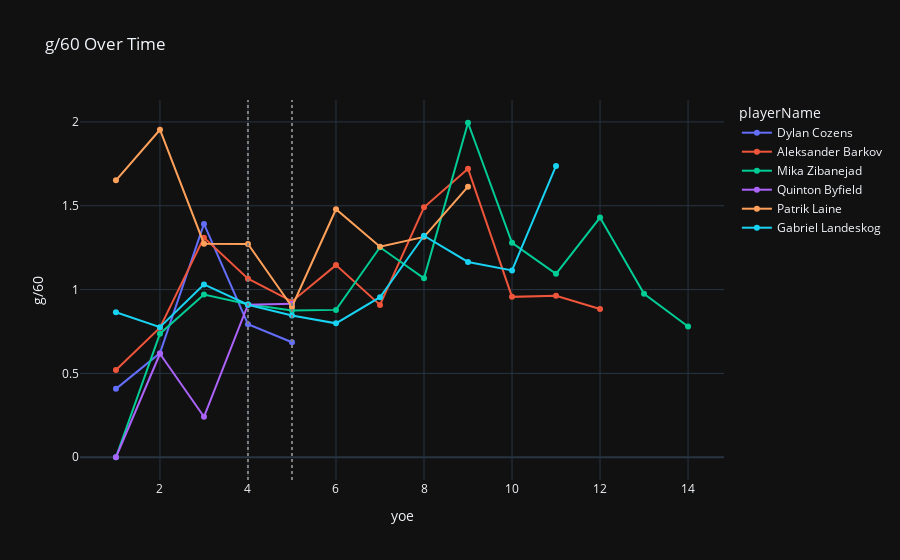
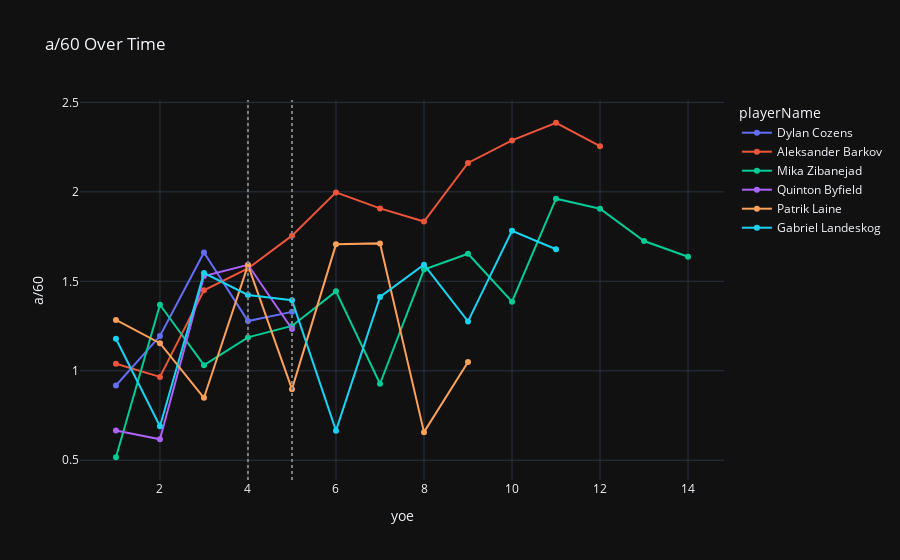
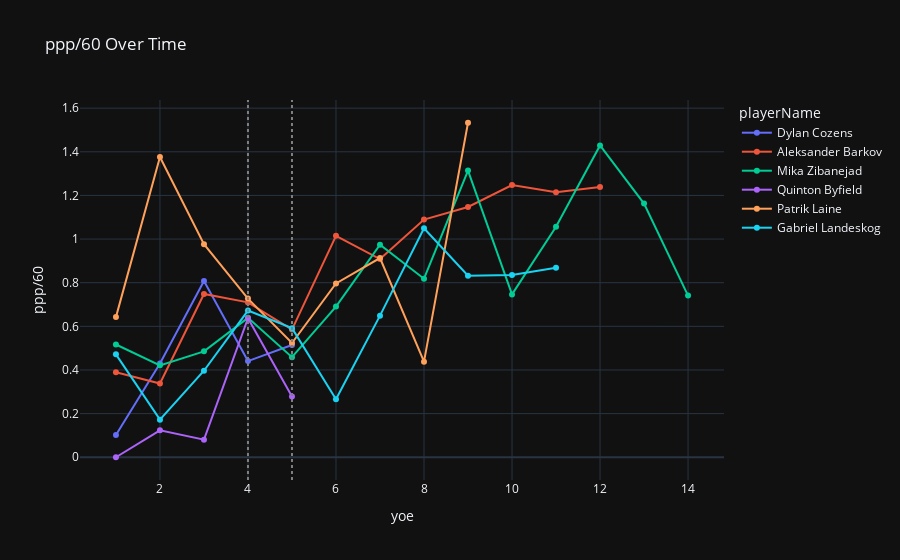

Write notebook code for charts like these, in order.
### Code cell
POSITION = "forwards" # {forwards, defensemen, goalies}
INPUT = "Cozens"
TIME_COL = "yoe"
LOOKBACK = 2
NUM_NEIGHBORS = 5

NBRS_DF, TIME_VALS = runner(POSITION, INPUT, TIME_COL, LOOKBACK, NUM_NEIGHBORS)
NBRS_DF = NBRS_DF.sort_values([TIME_COL])

def plot_stat(df, time_vals, stat):
    fig = px.line(
        data_frame=df,
        x=TIME_COL,
        y=stat,
        color="playerName",
        markers=True,
        labels={TIME_COL: TIME_COL, stat: stat},
        title=f"{stat} Over Time"
    )
    for s in time_vals:
        fig.add_vline(x=s, line_dash='dot', line_color='gray')


    fig.show()

plot_stat(NBRS_DF, TIME_VALS, "g/60")
plot_stat(NBRS_DF, TIME_VALS, "a/60")
plot_stat(NBRS_DF, TIME_VALS, "ppp/60")

### Figure 1 — Plotly figure (JSON) as saved in the notebook; plotly's stock layout.template omitted (floating-point values rounded to 4 significant figures)
{"data": [{"hovertemplate": "playerName=Dylan Cozens<br>yoe=%{x}<br>g/60=%{y}<extra></extra>", "legendgroup": "Dylan Cozens", "line": {"color": "#636efa", "dash": "solid"}, "marker": {"symbol": "circle"}, "mode": "lines+markers", "name": "Dylan Cozens", "orientation": "v", "showlegend": true, "type": "scatter", "x": [1, 2, 3, 4, 5], "xaxis": "x", "y": [0.4079, 0.621, 1.392, 0.7933, 0.6861], "yaxis": "y"}, {"hovertemplate": "playerName=Aleksander Barkov<br>yoe=%{x}<br>g/60=%{y}<extra></extra>", "legendgroup": "Aleksander Barkov", "line": {"color": "#EF553B", "dash": "solid"}, "marker": {"symbol": "circle"}, "mode": "lines+markers", "name": "Aleksander Barkov", "orientation": "v", "showlegend": true, "type": "scatter", "x": [1, 2, 3, 4, 5, 6, 7, 8, 9, 10, 11, 12], "xaxis": "x", "y": [0.5198, 0.7726, 1.31, 1.065, 0.9293, 1.146, 0.9083, 1.49, 1.72, 0.9565, 0.9629, 0.8845], "yaxis": "y"}, {"hovertemplate": "playerName=Mika Zibanejad<br>yoe=%{x}<br>g/60=%{y}<extra></extra>", "legendgroup": "Mika Zibanejad", "line": {"color": "#00cc96", "dash": "solid"}, "marker": {"symbol": "circle"}, "mode": "lines+markers", "name": "Mika Zibanejad", "orientation": "v", "showlegend": true, "type": "scatter", "x": [1, 2, 3, 4, 5, 6, 7, 8, 9, 10, 11, 12, 13, 14], "xaxis": "x", "y": [0.0, 0.7371, 0.9707, 0.9128, 0.8755, 0.8789, 1.252, 1.067, 1.995, 1.279, 1.094, 1.429, 0.9752, 0.7798], "yaxis": "y"}, {"hovertemplate": "playerName=Quinton Byfield<br>yoe=%{x}<br>g/60=%{y}<extra></extra>", "legendgroup": "Quinton Byfield", "line": {"color": "#ab63fa", "dash": "solid"}, "marker": {"symbol": "circle"}, "mode": "lines+markers", "name": "Quinton Byfield", "orientation": "v", "showlegend": true, "type": "scatter", "x": [1, 2, 3, 4, 5], "xaxis": "x", "y": [0.0, 0.6173, 0.2414, 0.91, 0.9151], "yaxis": "y"}, {"hovertemplate": "playerName=Patrik Laine<br>yoe=%{x}<br>g/60=%{y}<extra></extra>", "legendgroup": "Patrik Laine", "line": {"color": "#FFA15A", "dash": "solid"}, "marker": {"symbol": "circle"}, "mode": "lines+markers", "name": "Patrik Laine", "orientation": "v", "showlegend": true, "type": "scatter", "x": [1, 2, 3, 4, 5, 6, 7, 8, 9], "xaxis": "x", "y": [1.651, 1.953, 1.274, 1.272, 0.8974, 1.479, 1.255, 1.314, 1.614], "yaxis": "y"}, {"hovertemplate": "playerName=Gabriel Landeskog<br>yoe=%{x}<br>g/60=%{y}<extra></extra>", "legendgroup": "Gabriel Landeskog", "line": {"color": "#19d3f3", "dash": "solid"}, "marker": {"symbol": "circle"}, "mode": "lines+markers", "name": "Gabriel Landeskog", "orientation": "v", "showlegend": true, "type": "scatter", "x": [1, 2, 3, 4, 5, 6, 7, 8, 9, 10, 11], "xaxis": "x", "y": [0.8647, 0.7759, 1.031, 0.9097, 0.8451, 0.7986, 0.9544, 1.321, 1.165, 1.114, 1.737], "yaxis": "y"}], "layout": {"legend": {"title": {"text": "playerName"}, "tracegroupgap": 0}, "shapes": [{"line": {"color": "gray", "dash": "dot"}, "type": "line", "x0": 4, "x1": 4, "xref": "x", "y0": 0, "y1": 1, "yref": "y domain"}, {"line": {"color": "gray", "dash": "dot"}, "type": "line", "x0": 5, "x1": 5, "xref": "x", "y0": 0, "y1": 1, "yref": "y domain"}], "title": {"text": "g/60 Over Time"}, "xaxis": {"anchor": "y", "domain": [0, 1], "title": {"text": "yoe"}}, "yaxis": {"anchor": "x", "domain": [0, 1], "title": {"text": "g/60"}}}}

### Figure 2 — Plotly figure (JSON) as saved in the notebook; plotly's stock layout.template omitted (floating-point values rounded to 4 significant figures)
{"data": [{"hovertemplate": "playerName=Dylan Cozens<br>yoe=%{x}<br>a/60=%{y}<extra></extra>", "legendgroup": "Dylan Cozens", "line": {"color": "#636efa", "dash": "solid"}, "marker": {"symbol": "circle"}, "mode": "lines+markers", "name": "Dylan Cozens", "orientation": "v", "showlegend": true, "type": "scatter", "x": [1, 2, 3, 4, 5], "xaxis": "x", "y": [0.9178, 1.194, 1.661, 1.278, 1.329], "yaxis": "y"}, {"hovertemplate": "playerName=Aleksander Barkov<br>yoe=%{x}<br>a/60=%{y}<extra></extra>", "legendgroup": "Aleksander Barkov", "line": {"color": "#EF553B", "dash": "solid"}, "marker": {"symbol": "circle"}, "mode": "lines+markers", "name": "Aleksander Barkov", "orientation": "v", "showlegend": true, "type": "scatter", "x": [1, 2, 3, 4, 5, 6, 7, 8, 9, 10, 11, 12], "xaxis": "x", "y": [1.04, 0.9658, 1.45, 1.572, 1.755, 1.997, 1.908, 1.834, 2.162, 2.287, 2.386, 2.255], "yaxis": "y"}, {"hovertemplate": "playerName=Mika Zibanejad<br>yoe=%{x}<br>a/60=%{y}<extra></extra>", "legendgroup": "Mika Zibanejad", "line": {"color": "#00cc96", "dash": "solid"}, "marker": {"symbol": "circle"}, "mode": "lines+markers", "name": "Mika Zibanejad", "orientation": "v", "showlegend": true, "type": "scatter", "x": [1, 2, 3, 4, 5, 6, 7, 8, 9, 10, 11, 12, 13, 14], "xaxis": "x", "y": [0.5168, 1.369, 1.031, 1.187, 1.251, 1.444, 0.9276, 1.565, 1.654, 1.386, 1.962, 1.906, 1.725, 1.638], "yaxis": "y"}, {"hovertemplate": "playerName=Quinton Byfield<br>yoe=%{x}<br>a/60=%{y}<extra></extra>", "legendgroup": "Quinton Byfield", "line": {"color": "#ab63fa", "dash": "solid"}, "marker": {"symbol": "circle"}, "mode": "lines+markers", "name": "Quinton Byfield", "orientation": "v", "showlegend": true, "type": "scatter", "x": [1, 2, 3, 4, 5], "xaxis": "x", "y": [0.6659, 0.6173, 1.529, 1.593, 1.233], "yaxis": "y"}, {"hovertemplate": "playerName=Patrik Laine<br>yoe=%{x}<br>a/60=%{y}<extra></extra>", "legendgroup": "Patrik Laine", "line": {"color": "#FFA15A", "dash": "solid"}, "marker": {"symbol": "circle"}, "mode": "lines+markers", "name": "Patrik Laine", "orientation": "v", "showlegend": true, "type": "scatter", "x": [1, 2, 3, 4, 5, 6, 7, 8, 9], "xaxis": "x", "y": [1.284, 1.154, 0.8492, 1.591, 0.8974, 1.707, 1.712, 0.6572, 1.049], "yaxis": "y"}, {"hovertemplate": "playerName=Gabriel Landeskog<br>yoe=%{x}<br>a/60=%{y}<extra></extra>", "legendgroup": "Gabriel Landeskog", "line": {"color": "#19d3f3", "dash": "solid"}, "marker": {"symbol": "circle"}, "mode": "lines+markers", "name": "Gabriel Landeskog", "orientation": "v", "showlegend": true, "type": "scatter", "x": [1, 2, 3, 4, 5, 6, 7, 8, 9, 10, 11], "xaxis": "x", "y": [1.179, 0.6897, 1.546, 1.424, 1.394, 0.6655, 1.412, 1.593, 1.276, 1.782, 1.679], "yaxis": "y"}], "layout": {"legend": {"title": {"text": "playerName"}, "tracegroupgap": 0}, "shapes": [{"line": {"color": "gray", "dash": "dot"}, "type": "line", "x0": 4, "x1": 4, "xref": "x", "y0": 0, "y1": 1, "yref": "y domain"}, {"line": {"color": "gray", "dash": "dot"}, "type": "line", "x0": 5, "x1": 5, "xref": "x", "y0": 0, "y1": 1, "yref": "y domain"}], "title": {"text": "a/60 Over Time"}, "xaxis": {"anchor": "y", "domain": [0, 1], "title": {"text": "yoe"}}, "yaxis": {"anchor": "x", "domain": [0, 1], "title": {"text": "a/60"}}}}

### Figure 3 — Plotly figure (JSON) as saved in the notebook; plotly's stock layout.template omitted (floating-point values rounded to 4 significant figures)
{"data": [{"hovertemplate": "playerName=Dylan Cozens<br>yoe=%{x}<br>ppp/60=%{y}<extra></extra>", "legendgroup": "Dylan Cozens", "line": {"color": "#636efa", "dash": "solid"}, "marker": {"symbol": "circle"}, "mode": "lines+markers", "name": "Dylan Cozens", "orientation": "v", "showlegend": true, "type": "scatter", "x": [1, 2, 3, 4, 5], "xaxis": "x", "y": [0.102, 0.4299, 0.8081, 0.4407, 0.5146], "yaxis": "y"}, {"hovertemplate": "playerName=Aleksander Barkov<br>yoe=%{x}<br>ppp/60=%{y}<extra></extra>", "legendgroup": "Aleksander Barkov", "line": {"color": "#EF553B", "dash": "solid"}, "marker": {"symbol": "circle"}, "mode": "lines+markers", "name": "Aleksander Barkov", "orientation": "v", "showlegend": true, "type": "scatter", "x": [1, 2, 3, 4, 5, 6, 7, 8, 9, 10, 11, 12], "xaxis": "x", "y": [0.3899, 0.338, 0.7485, 0.7098, 0.5851, 1.015, 0.9083, 1.089, 1.147, 1.248, 1.214, 1.238], "yaxis": "y"}, {"hovertemplate": "playerName=Mika Zibanejad<br>yoe=%{x}<br>ppp/60=%{y}<extra></extra>", "legendgroup": "Mika Zibanejad", "line": {"color": "#00cc96", "dash": "solid"}, "marker": {"symbol": "circle"}, "mode": "lines+markers", "name": "Mika Zibanejad", "orientation": "v", "showlegend": true, "type": "scatter", "x": [1, 2, 3, 4, 5, 6, 7, 8, 9, 10, 11, 12, 13, 14], "xaxis": "x", "y": [0.5168, 0.4212, 0.4853, 0.6389, 0.4586, 0.6906, 0.974, 0.8183, 1.314, 0.7463, 1.056, 1.429, 1.163, 0.7408], "yaxis": "y"}, {"hovertemplate": "playerName=Quinton Byfield<br>yoe=%{x}<br>ppp/60=%{y}<extra></extra>", "legendgroup": "Quinton Byfield", "line": {"color": "#ab63fa", "dash": "solid"}, "marker": {"symbol": "circle"}, "mode": "lines+markers", "name": "Quinton Byfield", "orientation": "v", "showlegend": true, "type": "scatter", "x": [1, 2, 3, 4, 5], "xaxis": "x", "y": [0.0, 0.1235, 0.08048, 0.637, 0.2785], "yaxis": "y"}, {"hovertemplate": "playerName=Patrik Laine<br>yoe=%{x}<br>ppp/60=%{y}<extra></extra>", "legendgroup": "Patrik Laine", "line": {"color": "#FFA15A", "dash": "solid"}, "marker": {"symbol": "circle"}, "mode": "lines+markers", "name": "Patrik Laine", "orientation": "v", "showlegend": true, "type": "scatter", "x": [1, 2, 3, 4, 5, 6, 7, 8, 9], "xaxis": "x", "y": [0.6422, 1.376, 0.9766, 0.7271, 0.5235, 0.7965, 0.9131, 0.4381, 1.533], "yaxis": "y"}, {"hovertemplate": "playerName=Gabriel Landeskog<br>yoe=%{x}<br>ppp/60=%{y}<extra></extra>", "legendgroup": "Gabriel Landeskog", "line": {"color": "#19d3f3", "dash": "solid"}, "marker": {"symbol": "circle"}, "mode": "lines+markers", "name": "Gabriel Landeskog", "orientation": "v", "showlegend": true, "type": "scatter", "x": [1, 2, 3, 4, 5, 6, 7, 8, 9, 10, 11], "xaxis": "x", "y": [0.4716, 0.1724, 0.3965, 0.6724, 0.5915, 0.2662, 0.649, 1.049, 0.8319, 0.8354, 0.8686], "yaxis": "y"}], "layout": {"legend": {"title": {"text": "playerName"}, "tracegroupgap": 0}, "shapes": [{"line": {"color": "gray", "dash": "dot"}, "type": "line", "x0": 4, "x1": 4, "xref": "x", "y0": 0, "y1": 1, "yref": "y domain"}, {"line": {"color": "gray", "dash": "dot"}, "type": "line", "x0": 5, "x1": 5, "xref": "x", "y0": 0, "y1": 1, "yref": "y domain"}], "title": {"text": "ppp/60 Over Time"}, "xaxis": {"anchor": "y", "domain": [0, 1], "title": {"text": "yoe"}}, "yaxis": {"anchor": "x", "domain": [0, 1], "title": {"text": "ppp/60"}}}}
